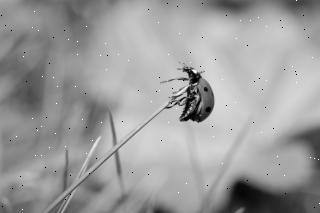
#> input picture imgs/noise/ladybug.jpeg, 320 x 213 px
$ jupyter execute 7_noise.ipynb
#> lines starting #> are read from the running program, lines starting #| are printed output that depends on the picture
# 課題

1. 平均化フィルタをノイズ画像に適用し，結果を表示せよ．フィルタのサイズは（３，３）とする．

[cell 1]
import numpy as np
import matplotlib.pyplot as plt
from skimage import io

def mean_filter(img: np.ndarray, kernel_size: int = 3):
    "平均化フィルタを適用する関数"
    if len(img.shape) == 3:
        H, W, C = img.shape
    else:
        img = np.expand_dims(img, axis=-1)
        H, W, C = img.shape

    # ゼロ埋め
    pad = kernel_size // 2
    out = np.zeros((H + pad * 2, W + pad * 2, C), dtype=np.float32)
    out[pad: pad + H, pad: pad + W] = img.copy().astype(np.float32)

    tmp_out = out.copy()

    # フィルタリング
    for y in range(H):
        for x in range(W):
            for c in range(C):
                out[pad + y, pad + x, c] = np.mean(tmp_out[y: y + kernel_size, x: x + kernel_size, c])

    out = out[pad: pad + H, pad: pad + W].astype(np.uint8)

    return out

img = io.imread("imgs/noise/ladybug.jpeg")
#> img is the input picture: shape (213, 320); min 0, max 255, mean 156.8

plt.figure(figsize=(8, 4))

img_clean = mean_filter(img)
#> after the loop in mean_filter, `for y in range(H):`:
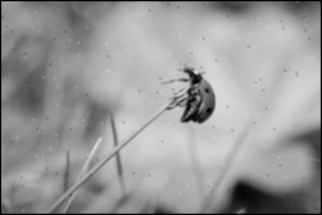
#> out: shape (215, 322, 1) float32; min 0, max 228.3, mean 153.8
#> in mean_filter, `out = out[pad: pad + H, pad: pad + W].astype(np.uint8)`:
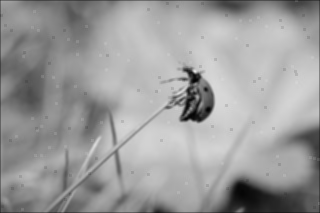
#> out: shape (213, 320, 1); min 2, max 228, mean 155.8
plt.subplot(1, 2, 1)
plt.title('Noise')
plt.imshow(img, cmap="gray")
plt.subplot(1, 2, 2)
plt.title('Clean')
plt.imshow(img_clean, cmap="gray")
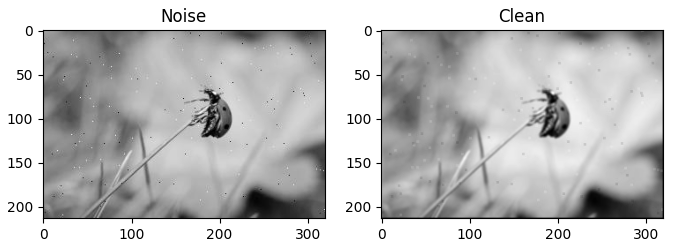
#> figure drawn by matplotlib, 2 panels

2. メディアンフィルタをノイズ画像に適用し，結果を表示せよ．フィルタのサイズは（３，３）とする．

[cell 2]
import numpy as np
import matplotlib.pyplot as plt
from skimage import io

def median_filter(img: np.ndarray, kernel_size: int=3):
#> called with kernel_size = 3
	if len(img.shape) == 3:
		H, W, C = img.shape
	else:
		img = np.expand_dims(img, axis=-1)
		H, W, C = img.shape
#> H = 213; W = 320; C = 1


	# ゼロ埋め
	pad = kernel_size // 2
	out = np.zeros((H + pad * 2, W + pad * 2, C), dtype=np.float32)
	out[pad: pad + H, pad: pad + W] = img.copy().astype(np.float32)

	tmp_out = out.copy()

	# フィルタリング
	for y in range(H):
		for x in range(W):
			for c in range(C):
				out[pad + y, pad + x, c] = np.median(tmp_out[y: y + kernel_size, x: x + kernel_size, c])
#> out: shape (215, 322, 1) float32

	out = out[pad: pad + H, pad: pad + W].astype(np.uint8)
#> out: shape (213, 320, 1)

	return out

img = io.imread("imgs/noise/ladybug.jpeg")

plt.figure(figsize=(8, 4))

img_clean = median_filter(img)
plt.subplot(1, 2, 1)
plt.title('Noise')
plt.imshow(img, cmap="gray")
plt.subplot(1, 2, 2)
plt.title('Clean')
plt.imshow(img_clean, cmap="gray")

3. 平均化とメディアンフィルタのサイズを（５，５）にせよ．（３，３）と（５，５）の結果を比較せよ．

[cell 3]
img = io.imread("imgs/noise/ladybug.jpeg")

plt.figure(figsize=(12, 6))

img_clean = mean_filter(img)
plt.subplot(2, 3, 1)
plt.title('Noise')
plt.imshow(img, cmap="gray")

img_mean_3 = mean_filter(img, kernel_size=3)
plt.subplot(2, 3, 2)
plt.title('Mean (3×3)')
plt.imshow(img_mean_3, cmap="gray")

img_mean_5 = mean_filter(img, kernel_size=5)
#> call 4 of mean_filter, with kernel_size = 5
#> in mean_filter (call 4), `out[pad: pad + H, pad: pad + W] = img.copy().astype(np.float32)`:
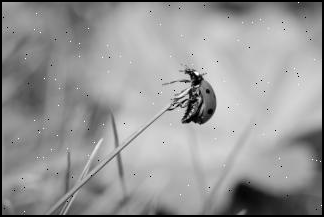
#> out: shape (217, 324, 1) float32; min 0, max 255, mean 152
#> after the loop in mean_filter (call 4), `for y in range(H):`:
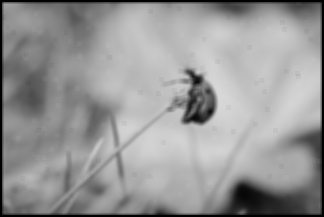
#> out: shape (217, 324, 1) float32; min 0, max 216.2, mean 150.9
plt.subplot(2, 3, 3)
plt.title('Mean (5×5)')
plt.imshow(img_mean_5, cmap="gray")

img_median_3 = median_filter(img, kernel_size=3)
plt.subplot(2, 3, 5)
plt.title('Median (3×3)')
plt.imshow(img_median_3, cmap="gray")

img_median_5 = median_filter(img, kernel_size=5)
plt.subplot(2, 3, 6)
plt.title('Median (5×5)')
plt.imshow(img_median_5, cmap="gray")

4. 平均化とメディアンフィルタのサイズを（N，N）にせよ．（３，３）と（N，N）の結果を比較せよ．

[cell 4]
img = io.imread("imgs/noise/ladybug.jpeg")

plt.figure(figsize=(12, 6))

img_clean = mean_filter(img)
plt.subplot(2, 3, 1)
plt.title('Noise')
plt.imshow(img, cmap="gray")

n = 10

img_mean_3 = mean_filter(img, kernel_size=3)
plt.subplot(2, 3, 2)
plt.title('Mean (3×3)')
plt.imshow(img_mean_3, cmap="gray")

img_mean_n = mean_filter(img, kernel_size=n)
#> in mean_filter (call 7), `out[pad: pad + H, pad: pad + W] = img.copy().astype(np.float32)`:
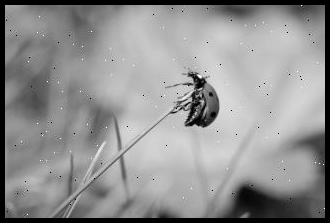
#> out: shape (223, 330, 1) float32; min 0, max 255, mean 145.2
#> after the loop in mean_filter (call 7), `for y in range(H):`:
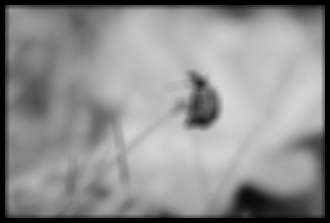
#> out: shape (223, 330, 1) float32; min 0, max 215.2, mean 143.1
#> in mean_filter (call 7), `out = out[pad: pad + H, pad: pad + W].astype(np.uint8)`:
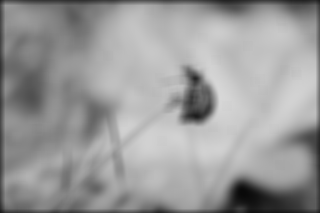
#> out: shape (213, 320, 1); min 9, max 215, mean 154
plt.subplot(2, 3, 3)
plt.title(f'Mean ({n}×{n})')
plt.imshow(img_mean_n, cmap="gray")

img_median_3 = median_filter(img, kernel_size=3)
plt.subplot(2, 3, 5)
plt.title('Median (3×3)')
plt.imshow(img_median_3, cmap="gray")

img_median_n = median_filter(img, kernel_size=n)
#> after the loop in median_filter (call 5), `for y in range(H):`:
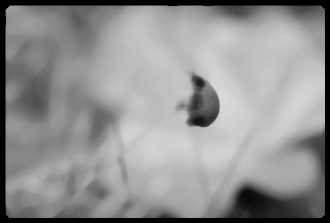
#> out: shape (223, 330, 1) float32; min 0, max 215, mean 145.1
#> in median_filter (call 5), `out = out[pad: pad + H, pad: pad + W].astype(np.uint8)`:
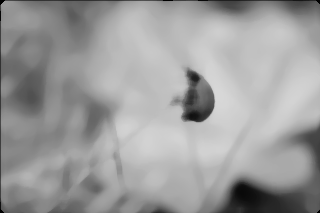
#> out: shape (213, 320, 1); min 0, max 215, mean 156.6
plt.subplot(2, 3, 6)
plt.title(f'Median ({n}×{n})')
plt.imshow(img_median_n, cmap="gray")
